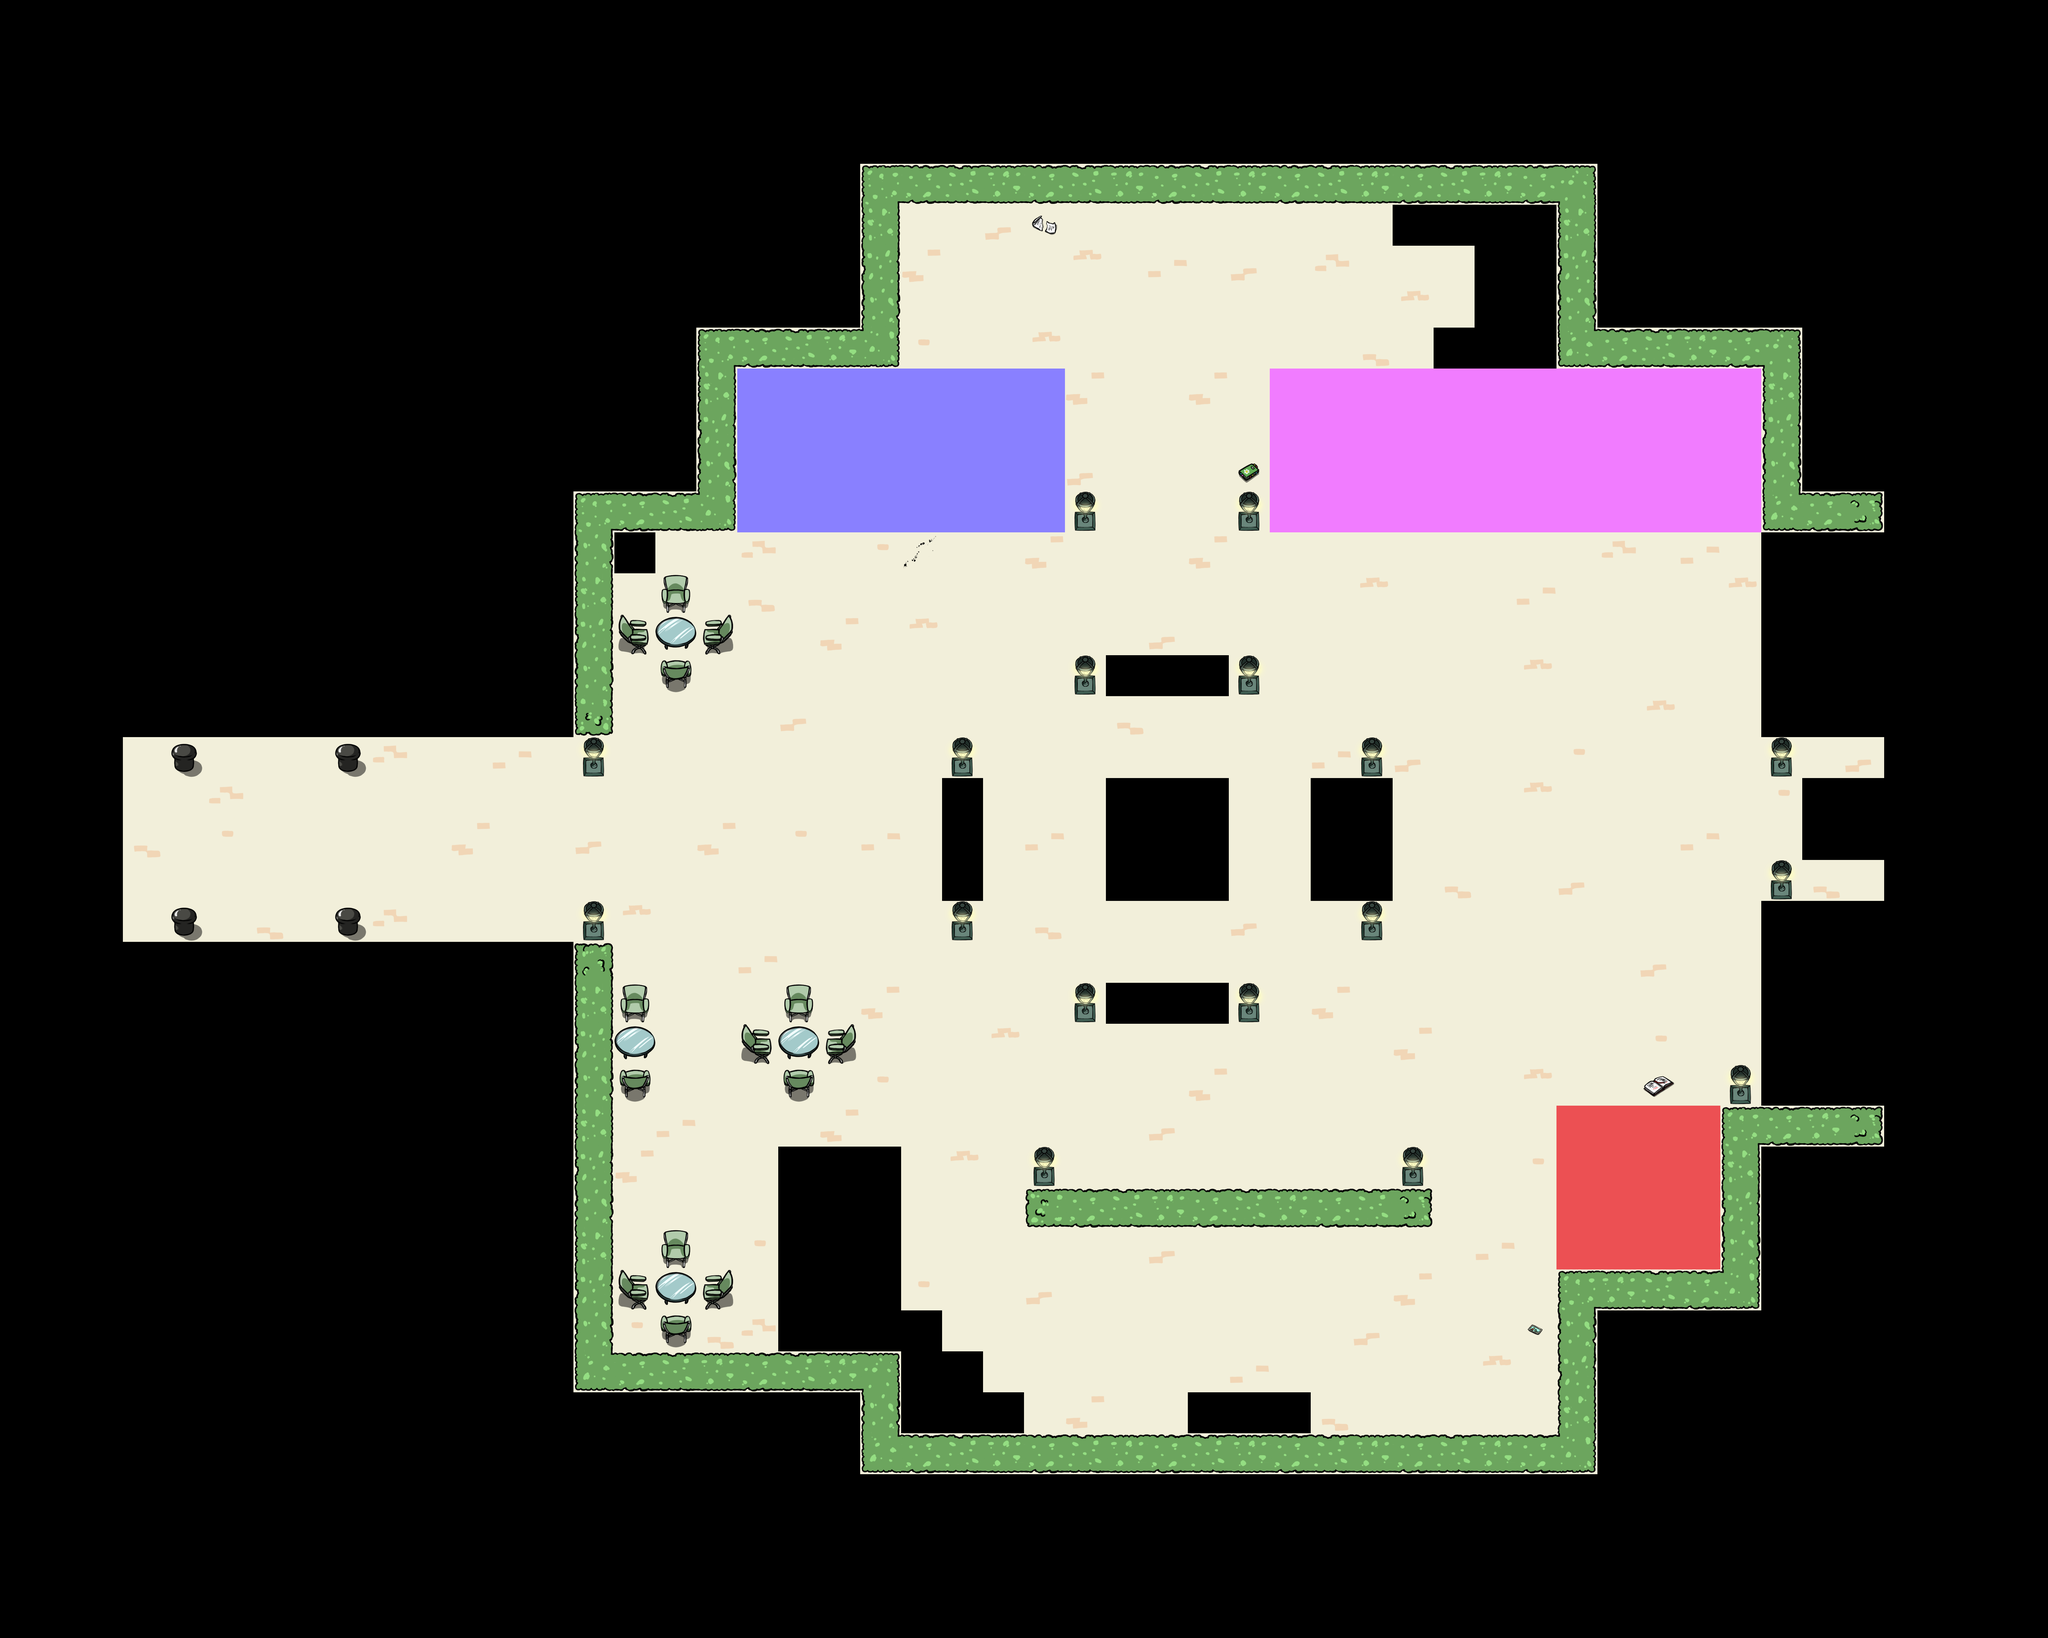

Rendered tile map (Tiled .tmx) drawn with the repository's tilesets; below, a short description and the map source with its tile grids summarised:
An orthogonal 50x40 tile map with 128x128 px tiles, 1 tile layer (Calque de Tuiles 1).

<map version="1.4" tiledversion="1.4.3" orientation="orthogonal" renderorder="right-down" width="50" height="40" tilewidth="128" tileheight="128" infinite="0" nextlayerid="2" nextobjectid="1">
 <tileset firstgid="1" source="ground.tsx" />
 <layer id="1" name="Calque de Tuiles 1" width="50" height="40">
  <data>[2000 cells, 940 non-empty, 39 distinct tile ids]</data>
 </layer>
</map>
